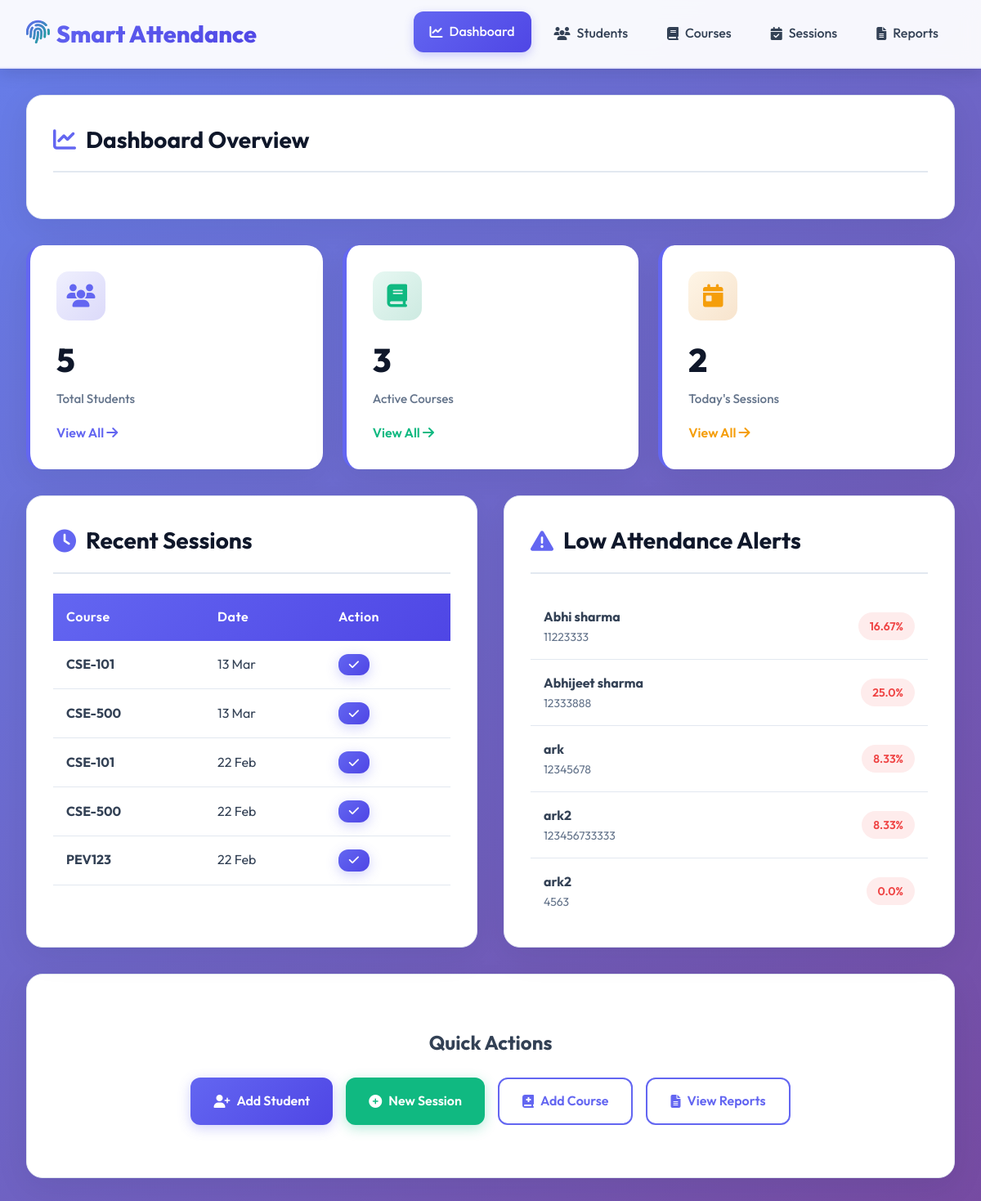
/dashboard/, run on the app's committed database.
### core/models.py (models this page shows, shortened)
class AttendanceSession(models.Model):
    course = models.ForeignKey(Course, on_delete=models.CASCADE, related_name='sessions')
    faculty = models.ForeignKey(User, on_delete=models.SET_NULL, null=True)
    session_date = models.DateField(default=timezone.now)
    session_time = models.TimeField(default=timezone.now)
    session_type = models.CharField(
        max_length=20,
        choices=[
            ('lecture', 'Lecture'),
            ('lab', 'Lab'),
            ('tutorial', 'Tutorial'),
        ],
        default='lecture'
    )
    created_at = models.DateTimeField(auto_now_add=True)
    is_active = models.BooleanField(default=True)
    class Meta:
        ordering = ['-session_date', '-session_time']
        unique_together = ['course', 'session_date', 'session_time']

class Course(models.Model):
    course_code = models.CharField(max_length=20, unique=True)
    course_name = models.CharField(max_length=200)
    faculty = models.ForeignKey(User, on_delete=models.SET_NULL, null=True, related_name='courses')
    created_at = models.DateTimeField(auto_now_add=True)
    class Meta:
        ordering = ['course_name']

class Student(models.Model):
    registration_number = models.CharField(max_length=20, unique=True)
    name = models.CharField(max_length=200)
    email = models.EmailField(unique=True)
    phone = models.CharField(max_length=15, blank=True)
    course = models.ForeignKey(Course, on_delete=models.SET_NULL, null=True, related_name='students')
    photo = models.ImageField(upload_to='student_photos/', help_text="Upload a clear face photo for recognition")
    face_encoding = models.TextField(blank=True, help_text="Stored face encoding for recognition")
    created_at = models.DateTimeField(auto_now_add=True)
    is_active = models.BooleanField(default=True)
    class Meta:
        ordering = ['name']
    def get_attendance_percentage(self, course=None):
        if course:
            total_sessions = AttendanceSession.objects.filter(course=course).count()
            attended = Attendance.objects.filter(student=self, session__course=course, status='present').count()
        else:
            total_sessions = AttendanceSession.objects.all().count()
            attended = Attendance.objects.filter(student=self, status='present').count()
        if total_sessions == 0:
            return 0
        return round((attended / total_sessions) * 100, 2)

### core/views.py (the view)
# urls.py: path('dashboard/', views.dashboard, name='dashboard'),
def dashboard(request):
    total_students = Student.objects.filter(is_active=True).count()
    total_courses = Course.objects.count()
    today_sessions = AttendanceSession.objects.filter(
        session_date=timezone.now().date()
    ).count()
    recent_sessions = AttendanceSession.objects.select_related(
        'course', 'faculty'
    ).order_by('-session_date', '-session_time')[:5]
    low_attendance_students = []
    for student in Student.objects.filter(is_active=True)[:10]:
        percentage = student.get_attendance_percentage()
        if percentage < 75:
            low_attendance_students.append({
                'student': student,
                'percentage': percentage
            })
    context = {
        'total_students': total_students,
        'total_courses': total_courses,
        'today_sessions': today_sessions,
        'recent_sessions': recent_sessions,
        'low_attendance_students': low_attendance_students,
    }
    return render(request, 'core/dashboard.html', context)

### core/templates/core/dashboard.html (shortened to what this page needs)
{% extends 'core/base.html' %}
{% block content %}
<div class="card">
    <div class="card-header">
        <h1 class="card-title">
            <i class="fas fa-chart-line"></i>
            Dashboard Overview
        </h1>
    </div>
</div>
<div class="stats-grid">
    <div class="stat-card primary">
        <div class="stat-icon">
            <i class="fas fa-users"></i>
        </div>
        <div class="stat-number">{{ total_students }}</div>
        <div class="stat-label">Total Students</div>
        <a href="{% url 'student_list' %}" style="margin-top: 1rem; display: inline-block; color: #6366f1; font-weight: 600; text-decoration: none;">
            View All <i class="fas fa-arrow-right"></i>
        </a>
    </div>
    <div class="stat-card success">
        <div class="stat-icon">
            <i class="fas fa-book"></i>
        </div>
        <div class="stat-number">{{ total_courses }}</div>
        <div class="stat-label">Active Courses</div>
        <a href="{% url 'course_list' %}" style="margin-top: 1rem; display: inline-block; color: #10b981; font-weight: 600; text-decoration: none;">
            View All <i class="fas fa-arrow-right"></i>
        </a>
    </div>
    <div class="stat-card warning">
        <div class="stat-icon">
            <i class="fas fa-calendar-day"></i>
        </div>
        <div class="stat-number">{{ today_sessions }}</div>
        <div class="stat-label">Today's Sessions</div>
        <a href="{% url 'session_list' %}" style="margin-top: 1rem; display: inline-block; color: #f59e0b; font-weight: 600; text-decoration: none;">
            View All <i class="fas fa-arrow-right"></i>
        </a>
    </div>
</div>
<div style="display: grid; grid-template-columns: 1fr 1fr; gap: 2rem; margin-bottom: 2rem;">
    <div class="card" style="margin: 0;">
        <div class="card-header">
            <h2 class="card-title">
                <i class="fas fa-clock"></i>
                Recent Sessions
            </h2>
        </div>
        {% if recent_sessions %}
        <table class="table">
            <thead>
                <tr>
                    <th>Course</th>
                    <th>Date</th>
                    <th>Action</th>
                </tr>
            </thead>
            <tbody>
                {% for session in recent_sessions %}
                <tr>
                    <td><strong>{{ session.course.course_code }}</strong></td>
                    <td>{{ session.session_date|date:"d M" }}</td>
                    <td>
                        <a href="{% url 'mark_attendance' session.id %}" class="btn btn-primary" style="padding: 0.4rem 0.8rem; font-size: 0.875rem;">
                            <i class="fas fa-check"></i>
                        </a>
                    </td>
                </tr>
                {% endfor %}
            </tbody>
        </table>
        {% else %}
        <p style="text-align: center; color: #64748b; padding: 2rem;">No sessions yet.</p>
        {% endif %}
    </div>
    <div class="card" style="margin: 0;">
        <div class="card-header">
            <h2 class="card-title">
                <i class="fas fa-exclamation-triangle"></i>
                Low Attendance Alerts
            </h2>
        </div>
        {% if low_attendance_students %}
        <div style="max-height: 400px; overflow-y: auto;">
            {% for item in low_attendance_students %}
            <div style="padding: 1rem; border-bottom: 1px solid #e2e8f0; display: flex; justify-content: space-between; align-items: center;">
                <div>
                    <strong>{{ item.student.name }}</strong>
                    <div style="font-size: 0.875rem; color: #64748b;">{{ item.student.registration_number }}</div>
                </div>
                <span class="badge badge-danger">{{ item.percentage }}%</span>
            </div>
            {% endfor %}
        </div>
        {% else %}
        <p style="text-align: center; color: #64748b; padding: 2rem;">
            <i class="fas fa-check-circle" style="font-size: 2rem; display: block; margin-bottom: 0.5rem; color: #10b981;"></i>
            All students have good attendance!
        </p>
        {% endif %}
    </div>
</div>
<div class="card">
    <div style="text-align: center; padding: 2rem;">
        <h2 style="font-size: 1.5rem; font-weight: 700; margin-bottom: 1.5rem;">Quick Actions</h2>
        <div style="display: flex; gap: 1rem; justify-content: center; flex-wrap: wrap;">
            <a href="{% url 'student_register' %}" class="btn btn-primary">
                <i class="fas fa-user-plus"></i> Add Student
            </a>
            <a href="{% url 'session_create' %}" class="btn btn-secondary">
                <i class="fas fa-plus-circle"></i> New Session
            </a>
            <a href="{% url 'course_create' %}" class="btn btn-outline">
                <i class="fas fa-book-medical"></i> Add Course
            </a>
            <a href="{% url 'attendance_report' %}" class="btn btn-outline">
                <i class="fas fa-file-alt"></i> View Reports
            </a>
        </div>
    </div>
</div>
{% endblock %}

### core/templates/core/base.html (style rules this page uses)
:root { --primary: #6366f1; --primary-dark: #4f46e5; --primary-light: #818cf8; --secondary: #10b981; --danger: #ef4444; --warning: #f59e0b; --dark: #0f172a; --dark-light: #1e293b; --light: #f8fafc; --text: #334155; --text-light: #64748b; --border: #e2e8f0; --shadow: rgba(15, 23, 42, 0.08); --shadow-lg: rgba(15, 23, 42, 0.15); }
* { margin: 0; padding: 0; box-sizing: border-box; }
body { font-family: 'Outfit', sans-serif; background: linear-gradient(135deg, #667eea 0%, #764ba2 100%); background-attachment: fixed; color: var(--text); line-height: 1.6; min-height: 100vh; }
.card { background: white; border-radius: 20px; padding: 2rem; box-shadow: 0 10px 40px var(--shadow); margin-bottom: 2rem; border: 1px solid var(--border); transition: transform 0.3s ease, box-shadow 0.3s ease; }
.card-header { margin-bottom: 1.5rem; padding-bottom: 1rem; border-bottom: 2px solid var(--border); }
.card-title { font-size: 1.75rem; font-weight: 700; color: var(--dark); display: flex; align-items: center; gap: 0.75rem; }
.card-title i { color: var(--primary); }
.btn { padding: 0.875rem 1.75rem; border: none; border-radius: 12px; font-size: 1rem; font-weight: 600; cursor: pointer; transition: all 0.3s ease; display: inline-flex; align-items: center; gap: 0.5rem; text-decoration: none; font-family: 'Outfit', sans-serif; }
.btn-primary { background: linear-gradient(135deg, var(--primary), var(--primary-dark)); color: white; box-shadow: 0 4px 15px rgba(99, 102, 241, 0.3); }
.btn-secondary { background: var(--secondary); color: white; box-shadow: 0 4px 15px rgba(16, 185, 129, 0.3); }
.btn-outline { background: transparent; border: 2px solid var(--primary); color: var(--primary); }
.stats-grid { display: grid; grid-template-columns: repeat(auto-fit, minmax(250px, 1fr)); gap: 1.5rem; margin-bottom: 2rem; }
.stat-card { background: white; border-radius: 20px; padding: 2rem; box-shadow: 0 10px 40px var(--shadow); border-left: 5px solid var(--primary); transition: all 0.3s ease; }
.stat-icon { width: 60px; height: 60px; border-radius: 15px; display: flex; align-items: center; justify-content: center; font-size: 1.75rem; margin-bottom: 1rem; }
.stat-card.primary .stat-icon { background: linear-gradient(135deg, rgba(99, 102, 241, 0.1), rgba(79, 70, 229, 0.2)); color: var(--primary); }
.stat-card.success .stat-icon { background: linear-gradient(135deg, rgba(16, 185, 129, 0.1), rgba(5, 150, 105, 0.2)); color: var(--secondary); border-left-color: var(--secondary); }
.stat-card.warning .stat-icon { background: linear-gradient(135deg, rgba(245, 158, 11, 0.1), rgba(217, 119, 6, 0.2)); color: var(--warning); border-left-color: var(--warning); }
.stat-number { font-size: 2.5rem; font-weight: 800; color: var(--dark); margin-bottom: 0.25rem; }
.stat-label { color: var(--text-light); font-weight: 500; font-size: 0.95rem; }
.table { width: 100%; border-collapse: collapse; margin-top: 1rem; }
.table thead { background: linear-gradient(135deg, var(--primary), var(--primary-dark)); color: white; }
.table th, .table td { padding: 1rem; text-align: left; }
.table th { font-weight: 600; letter-spacing: 0.5px; }
.table tbody tr { border-bottom: 1px solid var(--border); transition: background 0.2s ease; }
.badge { padding: 0.375rem 0.875rem; border-radius: 20px; font-size: 0.875rem; font-weight: 600; display: inline-block; }
.badge-danger { background: rgba(239, 68, 68, 0.1); color: var(--danger); }

### data on the page
AttendanceSession: course.course_code "CSE-101", session_date "13 Mar"
AttendanceSession: course.course_code "CSE-500", session_date "13 Mar"
AttendanceSession: course.course_code "CSE-101", session_date "22 Feb"
AttendanceSession: course.course_code "CSE-500", session_date "22 Feb"
AttendanceSession: course.course_code "PEV123", session_date "22 Feb"
Student: student.name "Abhi sharma", student.registration_number "11223333", percentage "16.67"
Student: student.name "Abhijeet sharma", student.registration_number "12333888", percentage "25.0"
Student: student.name "ark", student.registration_number "12345678", percentage "8.33"
Student: student.name "ark2", student.registration_number "123456733333", percentage "8.33"
Student: student.name "ark2", student.registration_number "4563", percentage "0.0"

### other printed values
{{ total_students }} "5"
{{ total_courses }} "3"
{{ today_sessions }} "2"
